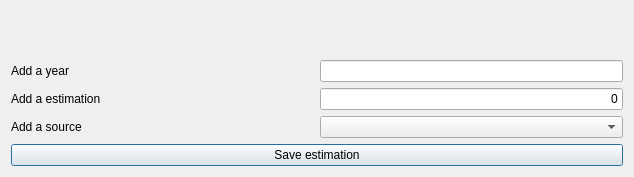
<?xml version="1.0" encoding="UTF-8"?>
<ui version="4.0">
 <class>frmEstimationsAdd</class>
 <widget class="QDialog" name="frmEstimationsAdd">
  <property name="windowModality">
   <enum>Qt::ApplicationModal</enum>
  </property>
  <property name="geometry">
   <rect>
    <x>0</x>
    <y>0</y>
    <width>634</width>
    <height>177</height>
   </rect>
  </property>
  <property name="windowTitle">
   <string>New estimation</string>
  </property>
  <property name="windowIcon">
   <iconset>
    <normaloff>:/images/dinero.png</normaloff>:/images/dinero.png</iconset>
  </property>
  <property name="modal">
   <bool>true</bool>
  </property>
  <layout class="QHBoxLayout" name="horizontalLayout_4">
   <item>
    <layout class="QVBoxLayout" name="verticalLayout">
     <item>
      <widget class="QLabel" name="lbl">
       <property name="font">
        <font>
         <pointsize>12</pointsize>
        </font>
       </property>
       <property name="styleSheet">
        <string notr="true">color: rgb(0, 192, 0);</string>
       </property>
       <property name="alignment">
        <set>Qt::AlignCenter</set>
       </property>
      </widget>
     </item>
     <item>
      <layout class="QHBoxLayout" name="horizontalLayout">
       <item>
        <widget class="QLabel" name="label">
         <property name="text">
          <string>Add a year</string>
         </property>
        </widget>
       </item>
       <item>
        <widget class="QLineEdit" name="txtYear">
         <property name="sizePolicy">
          <sizepolicy hsizetype="Preferred" vsizetype="Fixed">
           <horstretch>0</horstretch>
           <verstretch>0</verstretch>
          </sizepolicy>
         </property>
         <property name="alignment">
          <set>Qt::AlignRight|Qt::AlignTrailing|Qt::AlignVCenter</set>
         </property>
        </widget>
       </item>
      </layout>
     </item>
     <item>
      <layout class="QHBoxLayout" name="horizontalLayout_2">
       <item>
        <widget class="QLabel" name="lblEstimation">
         <property name="text">
          <string>Add a estimation</string>
         </property>
        </widget>
       </item>
       <item>
        <widget class="myQLineEdit" name="txtDPA">
         <property name="sizePolicy">
          <sizepolicy hsizetype="Preferred" vsizetype="Fixed">
           <horstretch>0</horstretch>
           <verstretch>0</verstretch>
          </sizepolicy>
         </property>
         <property name="text">
          <string>0</string>
         </property>
         <property name="alignment">
          <set>Qt::AlignRight|Qt::AlignTrailing|Qt::AlignVCenter</set>
         </property>
        </widget>
       </item>
      </layout>
     </item>
     <item>
      <layout class="QHBoxLayout" name="horizontalLayout_3">
       <item>
        <widget class="QLabel" name="label_3">
         <property name="text">
          <string>Add a source</string>
         </property>
        </widget>
       </item>
       <item>
        <widget class="QComboBox" name="cmbSource"/>
       </item>
      </layout>
     </item>
     <item>
      <widget class="QPushButton" name="cmd">
       <property name="text">
        <string>Save estimation</string>
       </property>
       <property name="icon">
        <iconset resource="../images/xulpymoney.qrc">
         <normaloff>:/xulpymoney/save.png</normaloff>:/xulpymoney/save.png</iconset>
       </property>
      </widget>
     </item>
    </layout>
   </item>
  </layout>
 </widget>
 <customwidgets>
  <customwidget>
   <class>myQLineEdit</class>
   <extends>QLineEdit</extends>
   <header location="global">myqlineedit</header>
  </customwidget>
 </customwidgets>
 <tabstops>
  <tabstop>txtDPA</tabstop>
  <tabstop>txtYear</tabstop>
  <tabstop>cmbSource</tabstop>
  <tabstop>cmd</tabstop>
 </tabstops>
 <resources>
  <include location="../images/xulpymoney.qrc"/>
 </resources>
 <connections/>
</ui>
